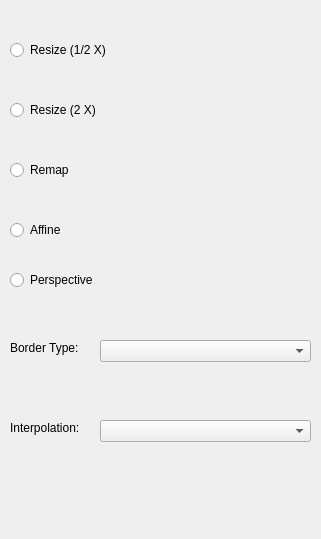
<?xml version="1.0" encoding="UTF-8"?>
<ui version="4.0">
 <class>pluginGui</class>
 <widget class="QWidget" name="pluginGui">
  <property name="geometry">
   <rect>
    <x>0</x>
    <y>0</y>
    <width>321</width>
    <height>539</height>
   </rect>
  </property>
  <property name="windowTitle">
   <string>Form</string>
  </property>
  <widget class="QComboBox" name="borderTypeCombo">
   <property name="geometry">
    <rect>
     <x>100</x>
     <y>340</y>
     <width>211</width>
     <height>22</height>
    </rect>
   </property>
  </widget>
  <widget class="QLabel" name="label_border_type">
   <property name="geometry">
    <rect>
     <x>10</x>
     <y>340</y>
     <width>75</width>
     <height>16</height>
    </rect>
   </property>
   <property name="sizePolicy">
    <sizepolicy hsizetype="Fixed" vsizetype="Fixed">
     <horstretch>0</horstretch>
     <verstretch>0</verstretch>
    </sizepolicy>
   </property>
   <property name="text">
    <string>Border Type:</string>
   </property>
  </widget>
  <widget class="QComboBox" name="interpolationCombo">
   <property name="geometry">
    <rect>
     <x>100</x>
     <y>420</y>
     <width>211</width>
     <height>22</height>
    </rect>
   </property>
  </widget>
  <widget class="QLabel" name="label_interpolation">
   <property name="geometry">
    <rect>
     <x>10</x>
     <y>420</y>
     <width>77</width>
     <height>16</height>
    </rect>
   </property>
   <property name="sizePolicy">
    <sizepolicy hsizetype="Fixed" vsizetype="Fixed">
     <horstretch>0</horstretch>
     <verstretch>0</verstretch>
    </sizepolicy>
   </property>
   <property name="text">
    <string>Interpolation:</string>
   </property>
  </widget>
  <widget class="QRadioButton" name="resizeHalfRadio">
   <property name="geometry">
    <rect>
     <x>10</x>
     <y>40</y>
     <width>323</width>
     <height>20</height>
    </rect>
   </property>
   <property name="text">
    <string>Resize (1/2 X)</string>
   </property>
  </widget>
  <widget class="QRadioButton" name="remapRadio">
   <property name="geometry">
    <rect>
     <x>10</x>
     <y>160</y>
     <width>323</width>
     <height>20</height>
    </rect>
   </property>
   <property name="text">
    <string>Remap</string>
   </property>
  </widget>
  <widget class="QRadioButton" name="affineRadio">
   <property name="geometry">
    <rect>
     <x>10</x>
     <y>220</y>
     <width>323</width>
     <height>20</height>
    </rect>
   </property>
   <property name="text">
    <string>Affine</string>
   </property>
  </widget>
  <widget class="QRadioButton" name="perspectiveRadio">
   <property name="geometry">
    <rect>
     <x>10</x>
     <y>270</y>
     <width>323</width>
     <height>20</height>
    </rect>
   </property>
   <property name="text">
    <string>Perspective</string>
   </property>
  </widget>
  <widget class="QRadioButton" name="resizeDoubleRadio">
   <property name="geometry">
    <rect>
     <x>10</x>
     <y>100</y>
     <width>323</width>
     <height>20</height>
    </rect>
   </property>
   <property name="text">
    <string>Resize (2 X)</string>
   </property>
  </widget>
 </widget>
 <resources/>
 <connections/>
</ui>
